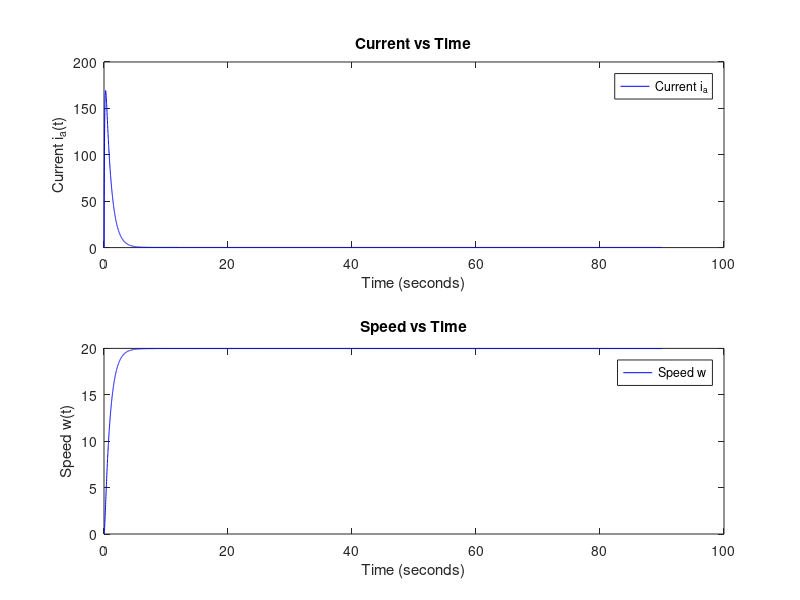

Write MATLAB code to recreate this figure.
%% ALNC Lab Assignment-1 Question-2
clc;
clear;
close all;

%% Permanent Magnet DC Motor (PMDC) system
% Constants
R_a = 0.1; % [Ohm]
L_a = 0.01; % [H]
J = 10; % [kgm^2]
B = 0.01; % [Nms]
k_b = 1; % [Vs/rad]
k_t = 1; % [Nm/A]
tspan = 90; % Time span [s]
T_load = 0; % Load torque [Nm]
V_inp = 20; % Input voltage [V]
x0 = [0; 0]; % Initial state value

h = 0.01; % Step size
tsamples = (0:h:tspan)'; % Time samples
numSamples = length(tsamples);
X = zeros(2, numSamples);

% State space representation
f = @(t, x) [(1 / L_a) * (V_inp - R_a * x(1) - k_b * x(2)); ...
                 (1 / J) * (k_t * x(1) - B * x(2) - T_load)];

%% Euler's method
% Implementation
tic

for i = 1:numSamples - 1
    X(:, i + 1) = X(:, i) + h * f(tsamples(i), X(:, i));
end

toc

%% Plots
subplot(2, 1, 1);
plot(tsamples, X(1, :), "b", "DisplayName", "Current i_a");
ylabel("Current i_a(t)");
xlabel("Time (seconds)");
title('Current vs Time');
legend();

subplot(2, 1, 2);
plot(tsamples, X(2, :), "b", "DisplayName", "Speed w");
ylabel("Speed w(t)");
xlabel("Time (seconds)");
title('Speed vs Time');
legend();
